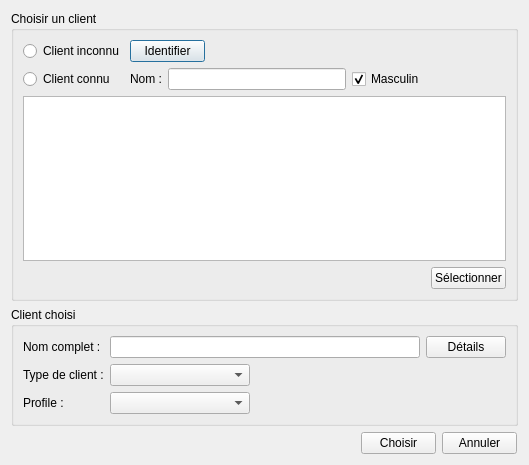
<?xml version="1.0" encoding="UTF-8"?>
<ui version="4.0">
 <class>BDIdentifierClientHotel</class>
 <widget class="QDialog" name="BDIdentifierClientHotel">
  <property name="geometry">
   <rect>
    <x>0</x>
    <y>0</y>
    <width>529</width>
    <height>465</height>
   </rect>
  </property>
  <property name="windowTitle">
   <string>Dialog</string>
  </property>
  <layout class="QGridLayout" name="gridLayout_3">
   <item row="0" column="0">
    <widget class="QGroupBox" name="groupBox_2">
     <property name="title">
      <string>Choisir un client</string>
     </property>
     <layout class="QGridLayout" name="gridLayout_2">
      <item row="0" column="0">
       <widget class="QRadioButton" name="rb_clientInconnu">
        <property name="text">
         <string>Client inconnu</string>
        </property>
       </widget>
      </item>
      <item row="0" column="1" colspan="2">
       <widget class="QPushButton" name="btn_identifier">
        <property name="maximumSize">
         <size>
          <width>75</width>
          <height>23</height>
         </size>
        </property>
        <property name="text">
         <string>Identifier</string>
        </property>
       </widget>
      </item>
      <item row="1" column="0">
       <widget class="QRadioButton" name="rb_clientConnu">
        <property name="text">
         <string>Client connu</string>
        </property>
       </widget>
      </item>
      <item row="1" column="1">
       <widget class="QLabel" name="label">
        <property name="text">
         <string>Nom :</string>
        </property>
       </widget>
      </item>
      <item row="1" column="2">
       <widget class="QLineEdit" name="lineEditClientConnu"/>
      </item>
      <item row="1" column="3">
       <widget class="QCheckBox" name="checkBoxMasculin">
        <property name="text">
         <string>Masculin</string>
        </property>
        <property name="checked">
         <bool>true</bool>
        </property>
       </widget>
      </item>
      <item row="2" column="0" colspan="5">
       <widget class="QTableView" name="tableView">
        <property name="selectionMode">
         <enum>QAbstractItemView::SingleSelection</enum>
        </property>
        <property name="selectionBehavior">
         <enum>QAbstractItemView::SelectRows</enum>
        </property>
        <attribute name="horizontalHeaderDefaultSectionSize">
         <number>120</number>
        </attribute>
        <attribute name="verticalHeaderDefaultSectionSize">
         <number>17</number>
        </attribute>
        <attribute name="verticalHeaderDefaultSectionSize">
         <number>17</number>
        </attribute>
        <attribute name="horizontalHeaderDefaultSectionSize">
         <number>120</number>
        </attribute>
       </widget>
      </item>
      <item row="3" column="4">
       <widget class="QPushButton" name="btn_choisir">
        <property name="maximumSize">
         <size>
          <width>75</width>
          <height>23</height>
         </size>
        </property>
        <property name="text">
         <string>Sélectionner</string>
        </property>
       </widget>
      </item>
     </layout>
    </widget>
   </item>
   <item row="1" column="0">
    <widget class="QGroupBox" name="groupBox">
     <property name="title">
      <string>Client choisi</string>
     </property>
     <layout class="QGridLayout" name="gridLayout">
      <item row="0" column="0">
       <widget class="QLabel" name="label_3">
        <property name="text">
         <string>Nom complet :</string>
        </property>
       </widget>
      </item>
      <item row="0" column="1">
       <widget class="QLineEdit" name="lineEditClientSelectionne">
        <property name="alignment">
         <set>Qt::AlignRight|Qt::AlignTrailing|Qt::AlignVCenter</set>
        </property>
        <property name="readOnly">
         <bool>true</bool>
        </property>
       </widget>
      </item>
      <item row="0" column="2">
       <widget class="QPushButton" name="btn_details">
        <property name="text">
         <string>Détails</string>
        </property>
       </widget>
      </item>
      <item row="1" column="0">
       <widget class="QLabel" name="label_2">
        <property name="text">
         <string>Type de client :</string>
        </property>
       </widget>
      </item>
      <item row="1" column="1">
       <widget class="QComboBox" name="comboBoxTypeDeClient">
        <property name="maximumSize">
         <size>
          <width>140</width>
          <height>16777215</height>
         </size>
        </property>
       </widget>
      </item>
      <item row="2" column="0">
       <widget class="QLabel" name="label_4">
        <property name="text">
         <string>Profile :</string>
        </property>
       </widget>
      </item>
      <item row="2" column="1">
       <widget class="QComboBox" name="comboBoxProfile">
        <property name="maximumSize">
         <size>
          <width>140</width>
          <height>16777215</height>
         </size>
        </property>
       </widget>
      </item>
     </layout>
    </widget>
   </item>
   <item row="2" column="0">
    <layout class="QFormLayout" name="formLayout">
     <property name="formAlignment">
      <set>Qt::AlignRight|Qt::AlignTop|Qt::AlignTrailing</set>
     </property>
     <property name="rightMargin">
      <number>7</number>
     </property>
     <item row="0" column="0">
      <widget class="QPushButton" name="btn_ok">
       <property name="maximumSize">
        <size>
         <width>75</width>
         <height>23</height>
        </size>
       </property>
       <property name="text">
        <string>Choisir</string>
       </property>
      </widget>
     </item>
     <item row="0" column="1">
      <widget class="QPushButton" name="btn_annuler">
       <property name="maximumSize">
        <size>
         <width>75</width>
         <height>23</height>
        </size>
       </property>
       <property name="text">
        <string>Annuler</string>
       </property>
      </widget>
     </item>
    </layout>
   </item>
  </layout>
 </widget>
 <resources/>
 <connections/>
</ui>
